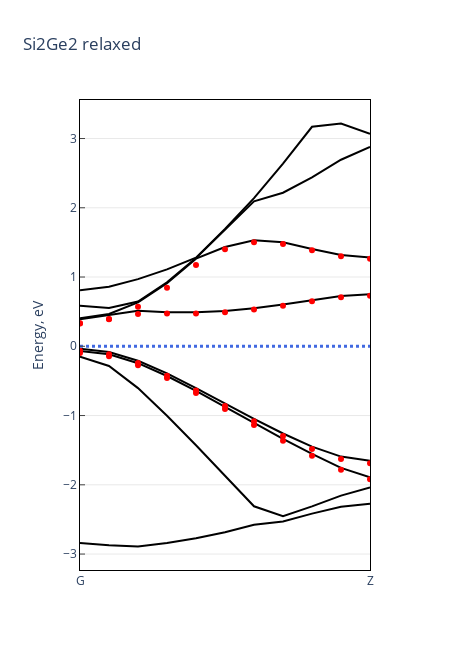

The code cell stored with this chart in its notebook:
### Markdown cell above
# let's plot predicted bands vs calculated bands

### Code cell
# let's plot predicted bands vs calculated bands
#reading calculated bands:
data=read_data('bands/si2ge2_relax.dat')
bands=data.read_bands_ml(fermi=5.75, bands_num=4)
bands=bands.reshape(8,11)
#predicted bands
bands_RF=y_predict_RF.reshape(4,11)
#bands_XG=y_predict_XG.reshape(4,11)

import plotly.graph_objects as go
fig = go.Figure()

for i in range(bands.shape[0]):
    fig.add_trace(go.Scatter(x=np.arange(1,12,1), y=bands[i],
                        mode='lines', marker=dict(color='black'), showlegend=False, 
                        name='markers'))
    
for i in range(bands_RF.shape[0]):
    fig.add_trace(go.Scatter(x=np.arange(1,12,1), y=bands_RF[i],
                        mode='markers', marker=dict(color='red'), showlegend=False, 
                        name='markers'))
fig.add_trace(go.Scatter(x=[1,11], y=[0,0],
                        mode='lines', line=dict(color= "RoyalBlue",width=3, dash='dot'), showlegend=False, 
                        name='markers'))    

fig.update_xaxes(showgrid=True,  
                 gridwidth=0.5, 
                 gridcolor='lightgrey', 
                 ticks='inside' ,                        
                 linecolor= 'black',                      
                 linewidth= 1,
                 mirror= True,
                 ticktext=['G', 'Z'],
                 tickvals=[1,11],
                 range=[1,11]
                 )
fig.update_yaxes(title='Energy, eV', 
                 showgrid=True,  
                 gridwidth=0.5, 
                 gridcolor='lightgrey', 
                 ticks='inside' ,                        
                 linecolor= 'black',
                 linewidth= 1,
                 mirror= True,
                )
fig.update_layout(title='Si2Ge2 relaxed', width=450, height=650, plot_bgcolor='white')
fig.show()

### Figure 1 — Plotly figure (JSON) as saved in the notebook; plotly's stock layout.template omitted (floating-point values rounded to 4 significant figures)
{"data": [{"marker": {"color": "black"}, "mode": "lines", "name": "markers", "showlegend": false, "type": "scatter", "x": [1, 2, 3, 4, 5, 6, 7, 8, 9, 10, 11], "y": [-2.84, -2.874, -2.891, -2.842, -2.773, -2.685, -2.578, -2.529, -2.416, -2.317, -2.273]}, {"marker": {"color": "black"}, "mode": "lines", "name": "markers", "showlegend": false, "type": "scatter", "x": [1, 2, 3, 4, 5, 6, 7, 8, 9, 10, 11], "y": [-0.149, -0.284, -0.604, -1.002, -1.429, -1.869, -2.31, -2.453, -2.311, -2.156, -2.037]}, {"marker": {"color": "black"}, "mode": "lines", "name": "markers", "showlegend": false, "type": "scatter", "x": [1, 2, 3, 4, 5, 6, 7, 8, 9, 10, 11], "y": [-0.068, -0.115, -0.244, -0.429, -0.645, -0.876, -1.108, -1.336, -1.554, -1.755, -1.89]}, {"marker": {"color": "black"}, "mode": "lines", "name": "markers", "showlegend": false, "type": "scatter", "x": [1, 2, 3, 4, 5, 6, 7, 8, 9, 10, 11], "y": [-0.035, -0.082, -0.209, -0.391, -0.603, -0.826, -1.048, -1.259, -1.448, -1.593, -1.653]}, {"marker": {"color": "black"}, "mode": "lines", "name": "markers", "showlegend": false, "type": "scatter", "x": [1, 2, 3, 4, 5, 6, 7, 8, 9, 10, 11], "y": [0.391, 0.453, 0.514, 0.492, 0.491, 0.511, 0.55, 0.604, 0.668, 0.725, 0.75]}, {"marker": {"color": "black"}, "mode": "lines", "name": "markers", "showlegend": false, "type": "scatter", "x": [1, 2, 3, 4, 5, 6, 7, 8, 9, 10, 11], "y": [0.404, 0.467, 0.633, 0.91, 1.265, 1.433, 1.53, 1.501, 1.406, 1.318, 1.281]}, {"marker": {"color": "black"}, "mode": "lines", "name": "markers", "showlegend": false, "type": "scatter", "x": [1, 2, 3, 4, 5, 6, 7, 8, 9, 10, 11], "y": [0.585, 0.554, 0.647, 0.924, 1.273, 1.678, 2.093, 2.217, 2.44, 2.694, 2.879]}, {"marker": {"color": "black"}, "mode": "lines", "name": "markers", "showlegend": false, "type": "scatter", "x": [1, 2, 3, 4, 5, 6, 7, 8, 9, 10, 11], "y": [0.81, 0.861, 0.97, 1.111, 1.279, 1.693, 2.14, 2.639, 3.169, 3.217, 3.068]}, {"marker": {"color": "red"}, "mode": "markers", "name": "markers", "showlegend": false, "type": "scatter", "x": [1, 2, 3, 4, 5, 6, 7, 8, 9, 10, 11], "y": [-0.09683, -0.1443, -0.2738, -0.4591, -0.6755, -0.905, -1.138, -1.365, -1.582, -1.783, -1.918]}, {"marker": {"color": "red"}, "mode": "markers", "name": "markers", "showlegend": false, "type": "scatter", "x": [1, 2, 3, 4, 5, 6, 7, 8, 9, 10, 11], "y": [-0.06459, -0.1133, -0.2419, -0.4254, -0.6374, -0.8612, -1.084, -1.295, -1.484, -1.629, -1.689]}, {"marker": {"color": "red"}, "mode": "markers", "name": "markers", "showlegend": false, "type": "scatter", "x": [1, 2, 3, 4, 5, 6, 7, 8, 9, 10, 11], "y": [0.33, 0.3908, 0.4648, 0.4728, 0.473, 0.4931, 0.5323, 0.5867, 0.6493, 0.7065, 0.7307]}, {"marker": {"color": "red"}, "mode": "markers", "name": "markers", "showlegend": false, "type": "scatter", "x": [1, 2, 3, 4, 5, 6, 7, 8, 9, 10, 11], "y": [0.3322, 0.3947, 0.5724, 0.8469, 1.173, 1.4, 1.503, 1.479, 1.387, 1.3, 1.264]}, {"line": {"color": "RoyalBlue", "dash": "dot", "width": 3}, "mode": "lines", "name": "markers", "showlegend": false, "type": "scatter", "x": [1, 11], "y": [0, 0]}], "layout": {"height": 650, "plot_bgcolor": "white", "title": {"text": "Si2Ge2 relaxed"}, "width": 450, "xaxis": {"gridcolor": "lightgrey", "gridwidth": 0.5, "linecolor": "black", "linewidth": 1, "mirror": true, "range": [1, 11], "showgrid": true, "ticks": "inside", "ticktext": ["G", "Z"], "tickvals": [1, 11]}, "yaxis": {"gridcolor": "lightgrey", "gridwidth": 0.5, "linecolor": "black", "linewidth": 1, "mirror": true, "showgrid": true, "ticks": "inside", "title": {"text": "Energy, eV"}}}}
